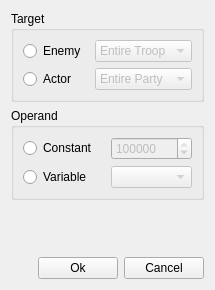
<?xml version="1.0" encoding="UTF-8"?>
<ui version="4.0">
 <class>DealDamageDialog</class>
 <widget class="QWidget" name="DealDamageDialog">
  <property name="windowModality">
   <enum>Qt::ApplicationModal</enum>
  </property>
  <property name="geometry">
   <rect>
    <x>0</x>
    <y>0</y>
    <width>215</width>
    <height>290</height>
   </rect>
  </property>
  <property name="windowTitle">
   <string>Deal Damage</string>
  </property>
  <layout class="QGridLayout" name="gridLayout_3">
   <item row="0" column="0">
    <widget class="QGroupBox" name="groupBox">
     <property name="title">
      <string>Target</string>
     </property>
     <layout class="QGridLayout" name="gridLayout">
      <item row="0" column="0">
       <widget class="QRadioButton" name="radio_enemy">
        <property name="text">
         <string>Enemy</string>
        </property>
       </widget>
      </item>
      <item row="1" column="0">
       <widget class="QRadioButton" name="radio_actor">
        <property name="text">
         <string>Actor</string>
        </property>
       </widget>
      </item>
      <item row="0" column="1">
       <widget class="QComboBox" name="combo_enemy">
        <property name="enabled">
         <bool>false</bool>
        </property>
        <item>
         <property name="text">
          <string>Entire Troop</string>
         </property>
        </item>
        <item>
         <property name="text">
          <string>1.</string>
         </property>
        </item>
        <item>
         <property name="text">
          <string>2.</string>
         </property>
        </item>
        <item>
         <property name="text">
          <string>3.</string>
         </property>
        </item>
        <item>
         <property name="text">
          <string>4.</string>
         </property>
        </item>
        <item>
         <property name="text">
          <string>5.</string>
         </property>
        </item>
        <item>
         <property name="text">
          <string>6.</string>
         </property>
        </item>
        <item>
         <property name="text">
          <string>7.</string>
         </property>
        </item>
        <item>
         <property name="text">
          <string>8.</string>
         </property>
        </item>
       </widget>
      </item>
      <item row="1" column="1">
       <widget class="QComboBox" name="combo_actor">
        <property name="enabled">
         <bool>false</bool>
        </property>
        <item>
         <property name="text">
          <string>Entire Party</string>
         </property>
        </item>
        <item>
         <property name="text">
          <string>Actor No. 1</string>
         </property>
        </item>
        <item>
         <property name="text">
          <string>Actor No. 2</string>
         </property>
        </item>
        <item>
         <property name="text">
          <string>Actor No. 3</string>
         </property>
        </item>
        <item>
         <property name="text">
          <string>Actor No. 4</string>
         </property>
        </item>
       </widget>
      </item>
     </layout>
    </widget>
   </item>
   <item row="3" column="0">
    <layout class="QHBoxLayout" name="horizontalLayout">
     <item>
      <spacer name="horizontalSpacer">
       <property name="orientation">
        <enum>Qt::Horizontal</enum>
       </property>
       <property name="sizeHint" stdset="0">
        <size>
         <width>40</width>
         <height>20</height>
        </size>
       </property>
      </spacer>
     </item>
     <item>
      <widget class="QPushButton" name="button_ok">
       <property name="text">
        <string>Ok</string>
       </property>
      </widget>
     </item>
     <item>
      <widget class="QPushButton" name="button_cancel">
       <property name="text">
        <string>Cancel</string>
       </property>
      </widget>
     </item>
    </layout>
   </item>
   <item row="1" column="0">
    <widget class="QGroupBox" name="groupBox_2">
     <property name="title">
      <string>Operand</string>
     </property>
     <layout class="QGridLayout" name="gridLayout_2">
      <item row="0" column="0">
       <widget class="QRadioButton" name="radio_constant">
        <property name="text">
         <string>Constant</string>
        </property>
       </widget>
      </item>
      <item row="2" column="0">
       <widget class="QRadioButton" name="radio_variable">
        <property name="text">
         <string>Variable</string>
        </property>
       </widget>
      </item>
      <item row="0" column="1">
       <widget class="QSpinBox" name="spin_constant">
        <property name="enabled">
         <bool>false</bool>
        </property>
        <property name="minimum">
         <number>-999999</number>
        </property>
        <property name="maximum">
         <number>999999</number>
        </property>
        <property name="value">
         <number>999999</number>
        </property>
       </widget>
      </item>
      <item row="2" column="1">
       <widget class="QComboBox" name="combo_variable">
        <property name="enabled">
         <bool>false</bool>
        </property>
       </widget>
      </item>
     </layout>
    </widget>
   </item>
   <item row="2" column="0">
    <spacer name="verticalSpacer">
     <property name="orientation">
      <enum>Qt::Vertical</enum>
     </property>
     <property name="sizeHint" stdset="0">
      <size>
       <width>20</width>
       <height>40</height>
      </size>
     </property>
    </spacer>
   </item>
  </layout>
 </widget>
 <resources/>
 <connections>
  <connection>
   <sender>radio_enemy</sender>
   <signal>toggled(bool)</signal>
   <receiver>combo_enemy</receiver>
   <slot>setEnabled(bool)</slot>
   <hints>
    <hint type="sourcelabel">
     <x>148</x>
     <y>62</y>
    </hint>
    <hint type="destinationlabel">
     <x>209</x>
     <y>63</y>
    </hint>
   </hints>
  </connection>
  <connection>
   <sender>radio_actor</sender>
   <signal>toggled(bool)</signal>
   <receiver>combo_actor</receiver>
   <slot>setEnabled(bool)</slot>
   <hints>
    <hint type="sourcelabel">
     <x>104</x>
     <y>99</y>
    </hint>
    <hint type="destinationlabel">
     <x>191</x>
     <y>96</y>
    </hint>
   </hints>
  </connection>
  <connection>
   <sender>radio_constant</sender>
   <signal>toggled(bool)</signal>
   <receiver>spin_constant</receiver>
   <slot>setEnabled(bool)</slot>
   <hints>
    <hint type="sourcelabel">
     <x>129</x>
     <y>192</y>
    </hint>
    <hint type="destinationlabel">
     <x>199</x>
     <y>197</y>
    </hint>
   </hints>
  </connection>
  <connection>
   <sender>radio_variable</sender>
   <signal>toggled(bool)</signal>
   <receiver>combo_variable</receiver>
   <slot>setEnabled(bool)</slot>
   <hints>
    <hint type="sourcelabel">
     <x>118</x>
     <y>244</y>
    </hint>
    <hint type="destinationlabel">
     <x>205</x>
     <y>240</y>
    </hint>
   </hints>
  </connection>
 </connections>
</ui>
